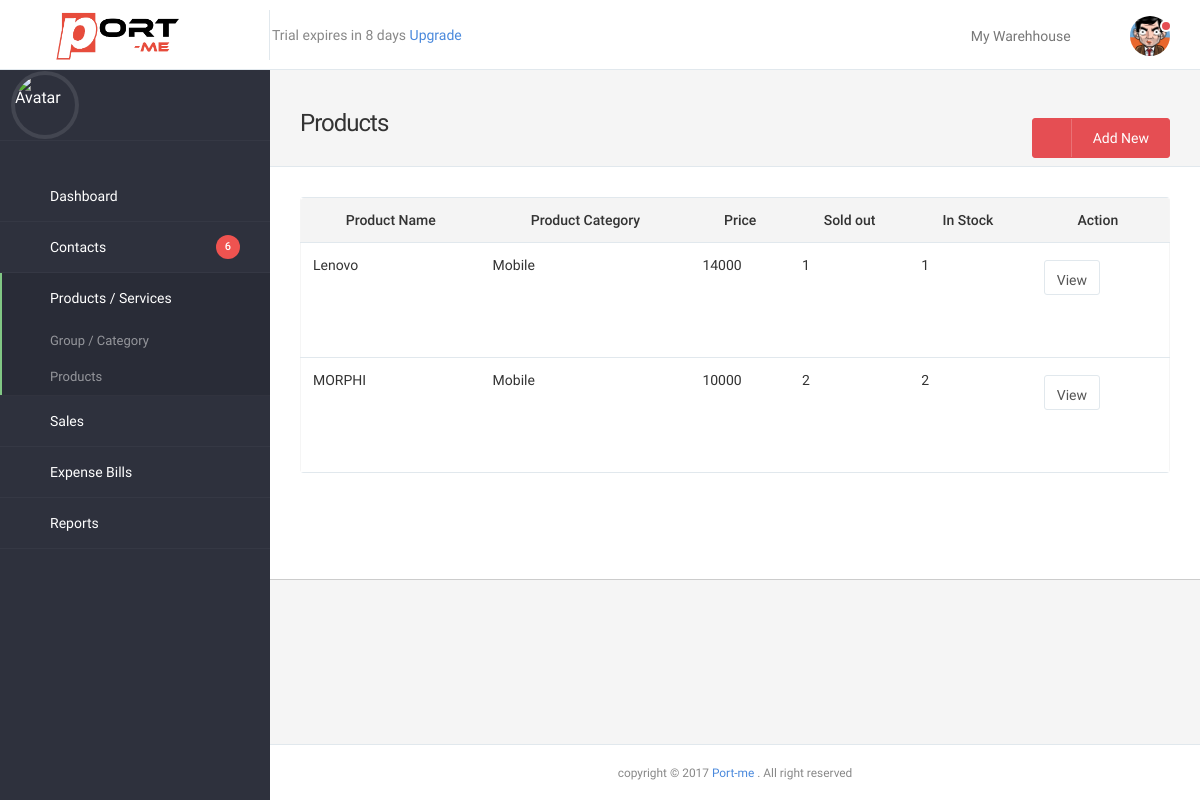
Before: /product.php with the older database file.
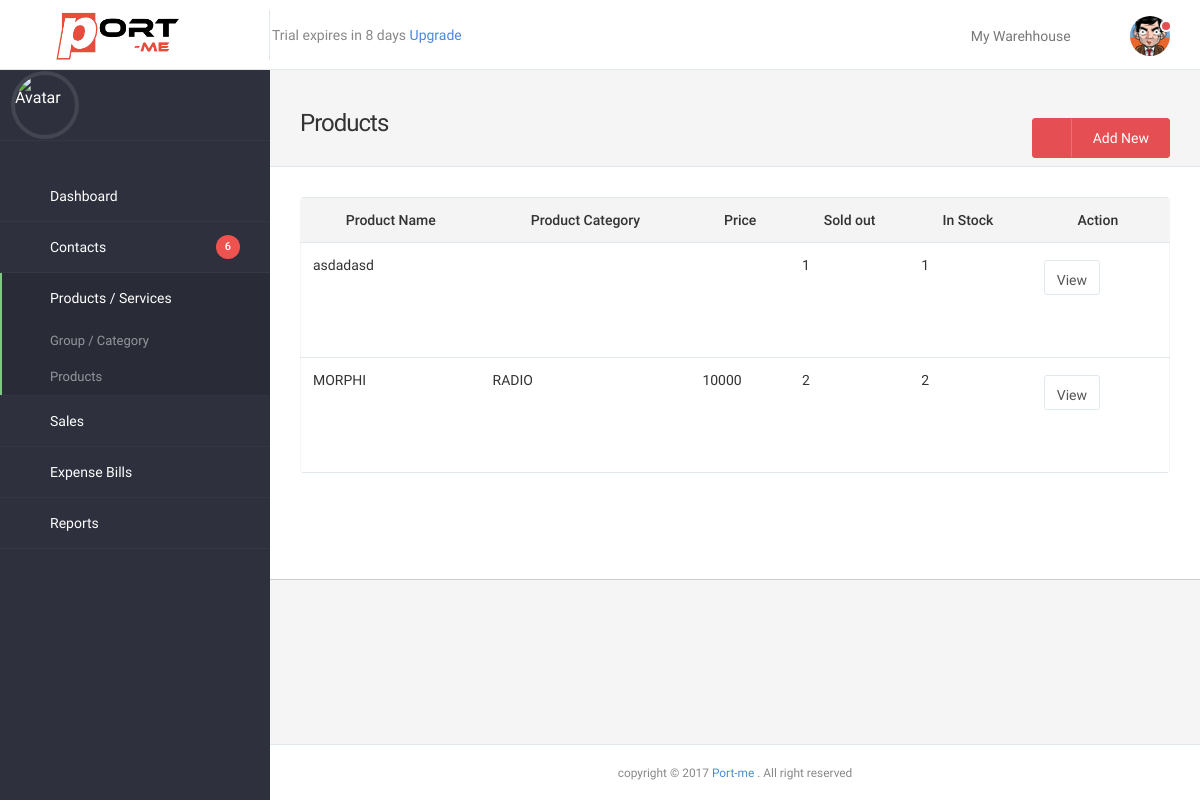
After: the same page with the newer database file.
### tables this page shows
CREATE TABLE IF NOT EXISTS `product` (
  `product_id` int(255) NOT NULL AUTO_INCREMENT,
  `product_type` varchar(255) NOT NULL,
  `category_id` int(255) NOT NULL,
  `product_name` varchar(255) NOT NULL,
  `description` longtext NOT NULL,
  `quantity` int(255) NOT NULL,
  `tax_name` varchar(255) NOT NULL,
  `tax_rate` varchar(255) NOT NULL,
  `price` varchar(255) NOT NULL,
  `attribute_value` varchar(255) NOT NULL,
  `attribute_option` varchar(255) NOT NULL,
  `business_id` int(255) NOT NULL,
  PRIMARY KEY (`product_id`)
);

CREATE TABLE IF NOT EXISTS `product_category` (
  `category_id` int(255) NOT NULL AUTO_INCREMENT,
  `category_type` varchar(255) NOT NULL,
  `category_name` varchar(255) NOT NULL,
  `description` longtext NOT NULL,
  `tax_name` varchar(255) NOT NULL,
  `tax_rate` varchar(255) NOT NULL,
  `attribute_name` longtext NOT NULL,
  `attribute_options` longtext NOT NULL,
  `item_type` varchar(255) NOT NULL,
  `business_id` int(255) NOT NULL,
  PRIMARY KEY (`category_id`)
);

### product.php (the view, shortened to what this page needs)
<!DOCTYPE html>
<html lang=en>
<head>
	<?php include("metalinks.php");?>
</head>
<body>
	<div id="rs-wrapper">
		<?php
			include("header.php");
			include("sidebar.php");
		?>
		<article class="rs-content-wrapper">
			<div class="rs-content">
				<div class="rs-inner">
					<div class="rs-dashhead m-b-lg" style="background:#f5f5f5">
						<div class="rs-dashhead-content">
							<div class="rs-dashhead-titles">
								<h3 class="rs-dashhead-title m-t">
									Products
								</h3>
							</div>
							<div class="rs-dashhead-toolbar">
								<button type="button" class="btn btn-success btn-wide rs-btn-icon block-on-mobile" onclick="window.location.href='add_products.php'">
									<span class="gcon gcon-upload-to-cloud icon-btn"></span>
									Add New
								</button>
							</div>
						</div>
						<div class="col-md-12 col-sm-12">
						</div>
					</div>
					<div class="container-fluid">
						<div class="panel panel-plain panel-rounded table-responsive">
								<table class="table table-b-t table-b-b datatable-default rs-table table-default" style="border-right:1px solid #f5f5f5;border-left:1px solid #f5f5f5;">
									<thead>
							           <tr>
							                <th style="text-align:center;">Product Name</th>
							                <th style="text-align:center;">Product Category</th>
							                <th style="text-align:center;">Price</th>
							                <th style="text-align:center;">Sold out</th>
											<th style="text-align:center;">In Stock</th>
											<th style="text-align:center;">Action</th>
							            </tr>
							        </thead>
							        <tbody>
							            <tr>
											<?php
											$product_info = mysqli_query ($mysqli,"select * from product ");
											while ($fetch_product_info = mysqli_fetch_array($product_info))
											{
											?>
							                <td><?php echo $fetch_product_info['product_name'];?></td>
											<td>
											<?php
											$category_id = $fetch_product_info['category_id'];
											$category_name = mysqli_query ($mysqli, "select * from product_category where category_id = '".$category_id."'");
											$fetch_category_info = mysqli_fetch_array($category_name);
											echo $fetch_category_info['category_name'];
											?>
											</td>
											<td><?php echo $fetch_product_info['price'];?></td>
							                <td><?php echo $fetch_product_info['product_id'];?></td>
											<td><?php echo $fetch_product_info['product_id'];?></td>
											<td>
												<a href="view_product.php?product_id=<?php echo $fetch_product_info['product_id'];?>" class="btn btn-default" style="height:35px;margin:5px;"> View </a><br>
												<a href="edit_product.php?product_id=<?php echo $fetch_product_info['product_id'];?>" class="fa fa-pencil" style="height:35px;margin:5px;"></a>
												<a href="?delete_id=<?php echo $fetch_product_info['product_id'];?>" class="fa fa-trash" style="height:10px;margin:5px;"></a>
											</td>
											</tr>
											<?php
												}
											?>
							        </tbody>
								</table>
						</div>
					</div>
				</div>
			</div>
		</article>
	<?php include("footer.php");?>
</body>
</html>

Changed rows visible on the page:
changed product id 1: product_name "Lenovo" → "asdadasd"; category.category_name "Mobile" → (not shown); price "14000" → (not shown)
changed product "MORPHI": category.category_name "Mobile" → "RADIO"
